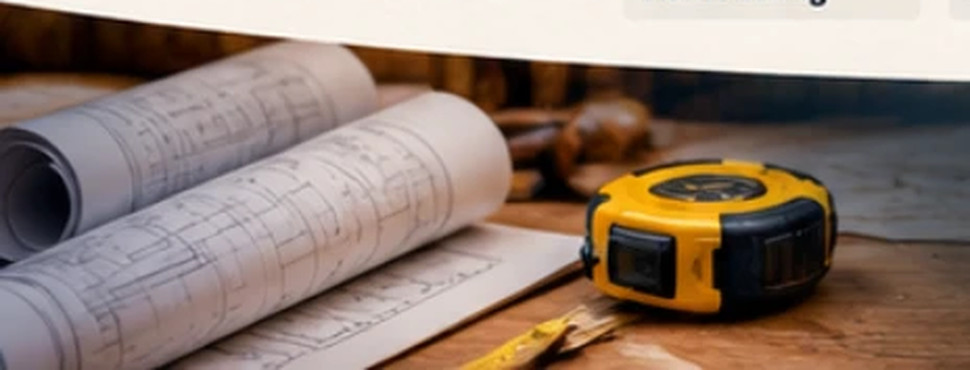
#> input picture riverstone-remodeling/assets/cta-tools.jpg, 970 x 370 px, given in place of 1000062777.png, which was not available
$ python make_assets.py
#> lines starting #> are read from the running program, lines starting #| are printed output that depends on the picture
from PIL import Image, ImageDraw, ImageFilter, ImageEnhance
import math, os
SRC='/mnt/data/1000062777.png'
OUT=os.path.join(os.path.dirname(__file__), 'assets')
os.makedirs(OUT,exist_ok=True)
im=Image.open(SRC).convert('RGB')
#> im is the input picture: PIL image 970x370 RGB; mean R, G, B 139.9, 121.1, 110
sx=im.width/1216;sy=im.height/1242
#> after `sx = im.width / 1216`: sx = 0.798
#> after `sy = im.height / 1242`: sy = 0.298
def crop(box):return im.crop(tuple(round(v*(sx if i%2==0 else sy)) for i,v in enumerate(box)))
def save(name,img,quality=89):
 img.save(os.path.join(OUT,name),quality=quality,optimize=True,subsampling=0)
# Hero composed from source photo and dark out-of-focus foliage, without the screenshot's navigation or text.
W,H=1800,650
base=Image.new('RGB',(W,H),(20,25,23))
foliage=crop((0,0,330,100)).resize((1000,H),Image.Resampling.BICUBIC).filter(ImageFilter.GaussianBlur(17))
foliage=ImageEnhance.Brightness(foliage).enhance(.53)
base.paste(foliage,(0,0))
hero=crop((471,64,1216,379)).resize((1320,H),Image.Resampling.LANCZOS)
mask=Image.new('L',(1320,H));d=ImageDraw.Draw(mask)
#> after `mask = Image.new('L', (1320, H))`: mask: PIL image 1320x650 L; every value is 0
for x in range(1320):
 m=max(0,min(255,int((x-60)/440*255)))
 if x>1220:m=int(m*max(.80,1-(x-1220)/100*.10))
 d.line((x,0,x,H),fill=m)
base.paste(hero,(480,0),mask)
# Gently mute image below text while preserving crew on the right.
shade=Image.new('RGBA',(W,H),(0,0,0,0));sd=ImageDraw.Draw(shade)
#> after `shade = Image.new('RGBA', (W, H), (0, 0, 0, 0))`: shade: PIL image 1800x650 RGBA; every value is 0
for x in range(W):
 a=int(117*max(0,1-(x/1030)**1.75))
 if a:sd.line((x,0,x,H),fill=(8,11,11,a))
base=Image.alpha_composite(base.convert('RGBA'),shade).convert('RGB')
save('hero-background.jpg',base,92)
# Process circles from the supplied design, keeping gold border and ordinal marker.
for name,box in {
  'process-plan.jpg':(61,481,246,670),
  'process-build.jpg':(442,480,627,668),
  'process-enjoy.jpg':(825,480,1012,668),
}.items():save(name,crop(box),94)
# Full bleed (different visual before/after states), avoiding original slider knob.
save('before-kitchen-clean.jpg',crop((32,692,335,882)).resize((1000,580),Image.Resampling.LANCZOS),92)
#> in save (call 5), `img.save(os.path.join(OUT,name),quality=quality,optimize=True,subsampl..`:
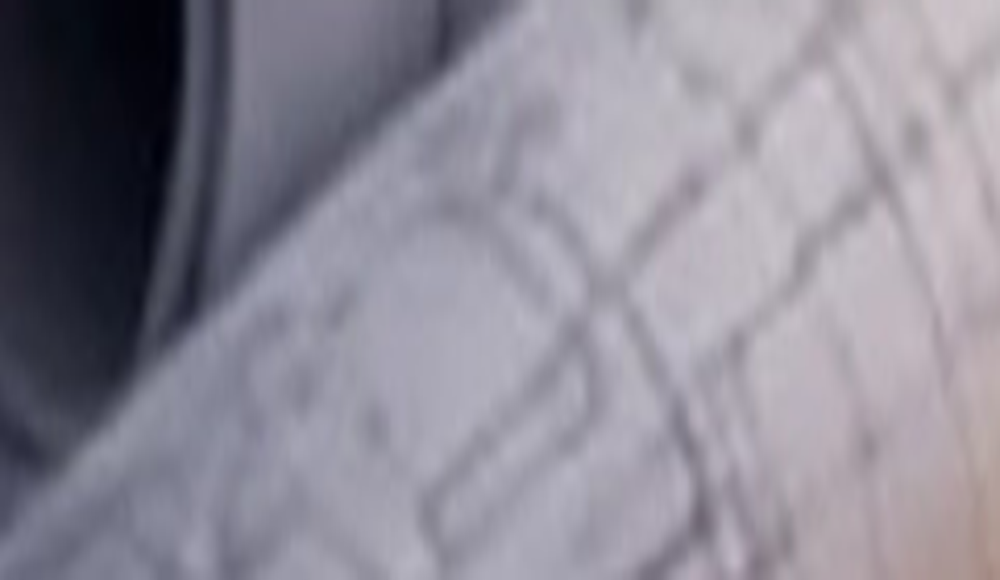
#> saved as before-kitchen-clean.jpg: PIL image 1000x580 RGB; mean R, G, B 140.8, 137.5, 149.6
save('after-kitchen-clean.jpg',crop((380,692,729,882)).resize((1000,580),Image.Resampling.LANCZOS),92)
#> in save (call 6), `img.save(os.path.join(OUT,name),quality=quality,optimize=True,subsampl..`:
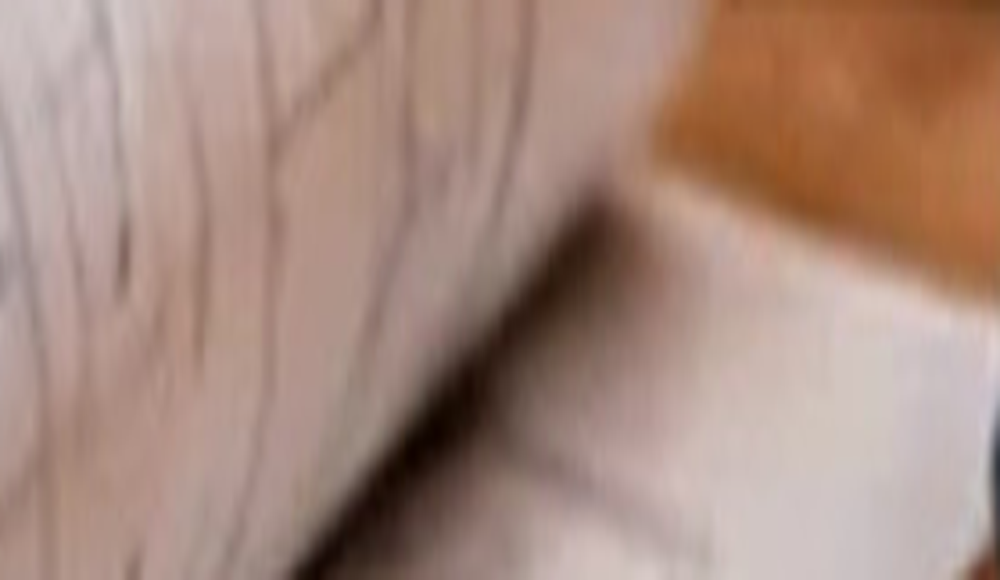
#> saved as after-kitchen-clean.jpg: PIL image 1000x580 RGB; mean R, G, B 167.8, 138.8, 126.6
# Small category previews and project cards.
for name,box in {
  'service-kitchen.jpg':(242,993,356,1063),
  'service-bathroom.jpg':(368,993,482,1063),
  'service-addition.jpg':(493,993,607,1063),
  'service-living.jpg':(620,993,734,1063),
  'service-whole-home.jpg':(746,993,859,1063),
}.items():save(name,crop(box).resize((570,350),Image.Resampling.LANCZOS),91)
#> this loop made 5 passes
#> pass 1, in save (call 7), `img.save(os.path.join(OUT,name),quality=quality,optimize=True,subsampl..`:
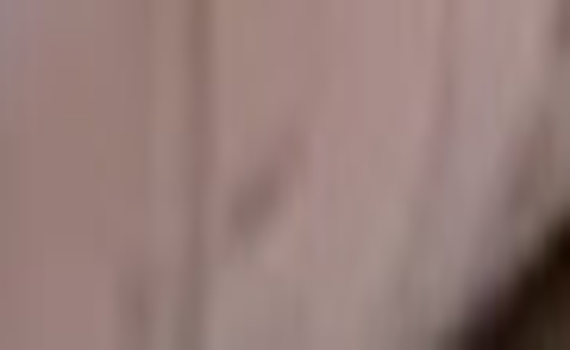
#> saved as service-kitchen.jpg: PIL image 570x350 RGB; mean R, G, B 149.4, 124.7, 120.7
save('project-kitchen.jpg',crop((380,692,729,847)).resize((950,490),Image.Resampling.LANCZOS),91)
#> in save (call 12), `img.save(os.path.join(OUT,name),quality=quality,optimize=True,subsampl..`:
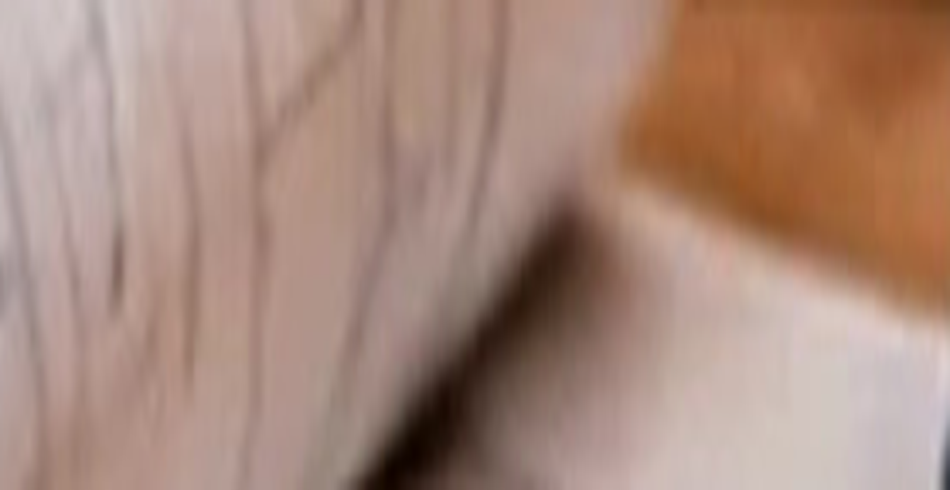
#> saved as project-kitchen.jpg: PIL image 950x490 RGB; mean R, G, B 168.5, 137.2, 123.4
save('project-craftsman.jpg',crop((746,993,859,1063)).resize((950,560),Image.Resampling.LANCZOS),90)
#> in save (call 13), `img.save(os.path.join(OUT,name),quality=quality,optimize=True,subsampl..`:
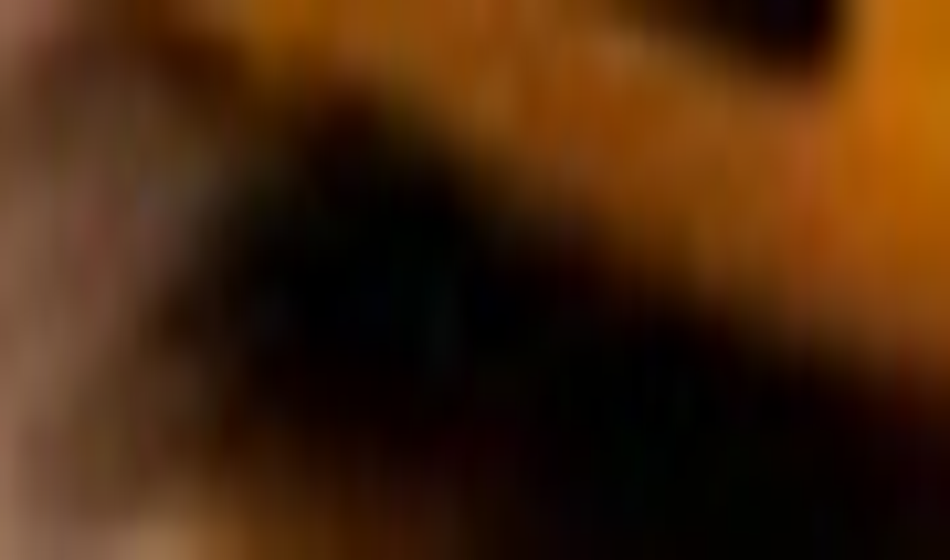
#> saved as project-craftsman.jpg: PIL image 950x560 RGB; mean R, G, B 68.7, 37.2, 12.5
save('project-addition.jpg',crop((493,993,607,1063)).resize((950,560),Image.Resampling.LANCZOS),90)
#> in save (call 14), `img.save(os.path.join(OUT,name),quality=quality,optimize=True,subsampl..`:
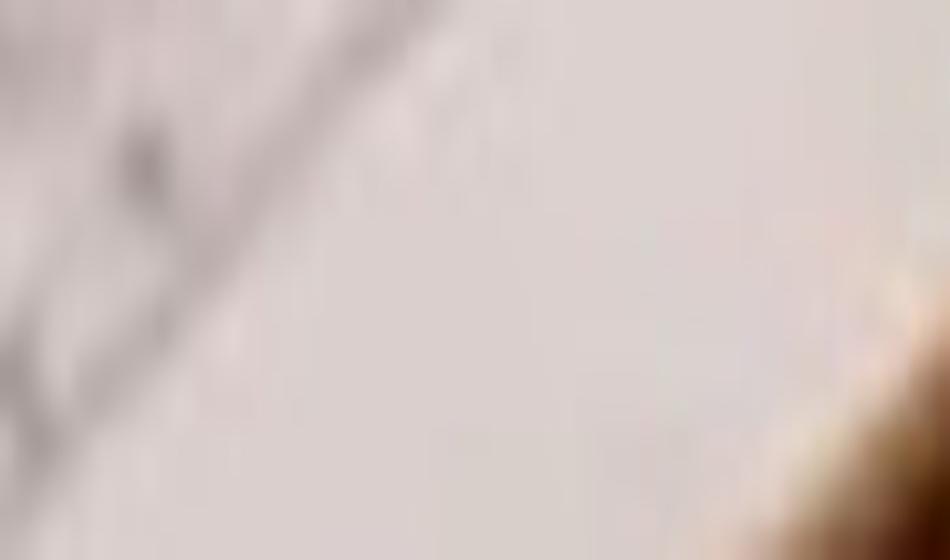
#> saved as project-addition.jpg: PIL image 950x560 RGB; mean R, G, B 210.1, 196.9, 193.1
save('cta-tools.jpg',crop((0,1099,375,1242)).resize((970,370),Image.Resampling.LANCZOS),90)
#> in save (call 15), `img.save(os.path.join(OUT,name),quality=quality,optimize=True,subsampl..`:
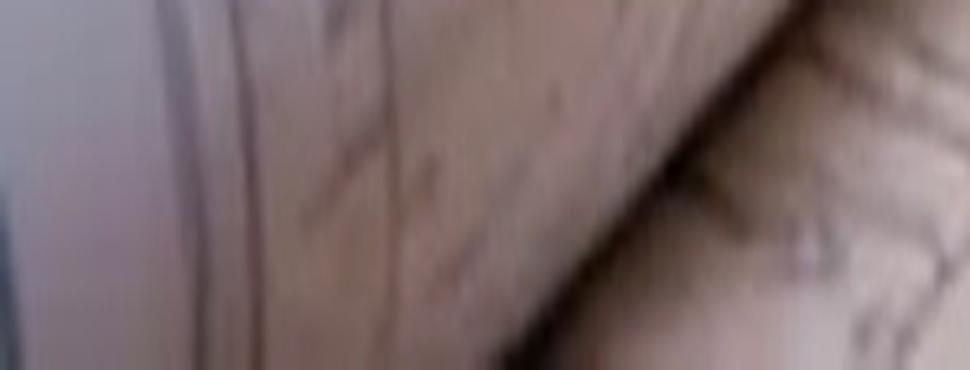
#> saved as cta-tools.jpg: PIL image 970x370 RGB; mean R, G, B 124.7, 107.3, 108.7
# Remove unused preliminary crops from exploratory output.
for old in ['hero_right.jpg','hero_team.jpg','planning.jpg','building.jpg','finished_kitchen.jpg','before_kitchen.jpg','after_kitchen.jpg','cta.jpg','cta_tools.jpg','service_kitchen.jpg','service_bath.jpg','service_addition.jpg','service_living.jpg','service_wholehome.jpg']:
 try:os.remove(os.path.join(OUT,old))
 except FileNotFoundError:pass

$ run again, on riverstone-remodeling/assets/project-addition.jpg
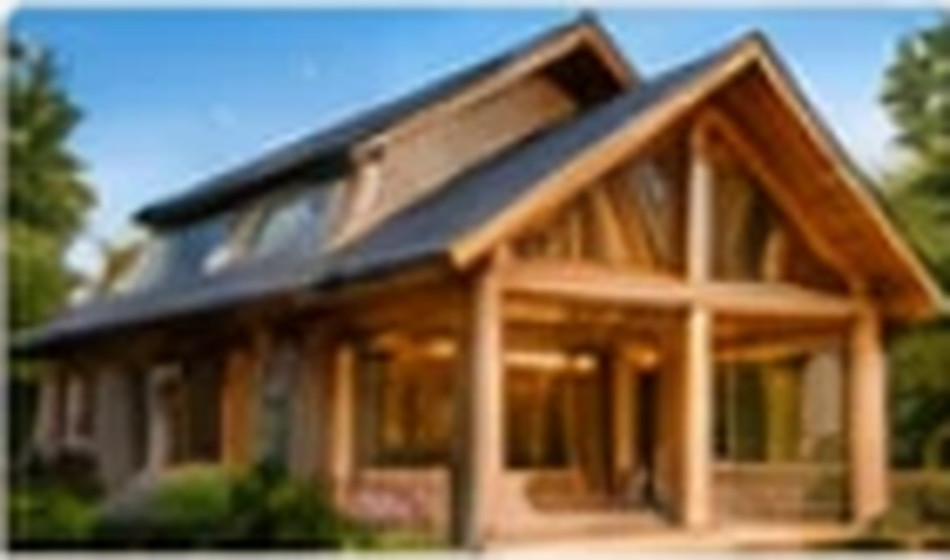
#> input picture riverstone-remodeling/assets/project-addition.jpg, 950 x 560 px, given in place of 1000062777.png, which was not available
#> im is the input picture: PIL image 950x560 RGB; mean R, G, B 116.4, 103.6, 85.1
#> mask: PIL image 1320x650 L; every value is 0
#> shade: PIL image 1800x650 RGBA; every value is 0
#> in crop (call 16), `def crop(box):return im.crop(tuple(round(v*(sx if i%2==0 else sy)) for..`:
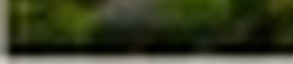
#> returned value: PIL image 293x64 RGB; mean R, G, B 53.2, 59.1, 33.6
#> in save (call 15), `img.save(os.path.join(OUT,name),quality=quality,optimize=True,subsampl..`:
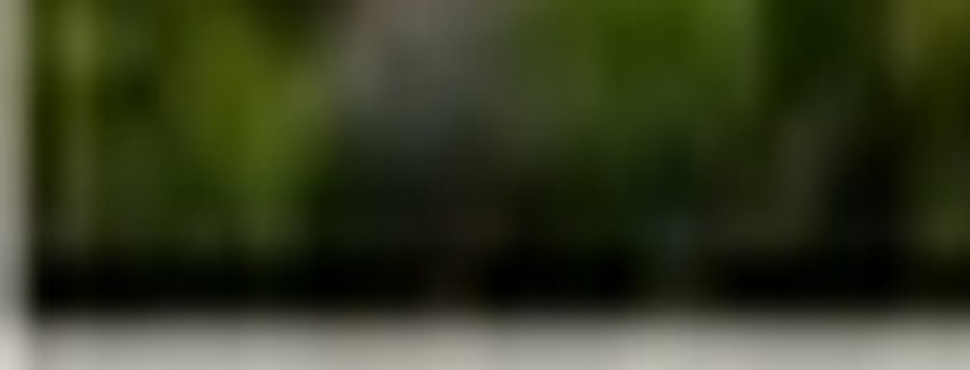
#> saved as cta-tools.jpg: PIL image 970x370 RGB; mean R, G, B 53.2, 59.1, 33.6
